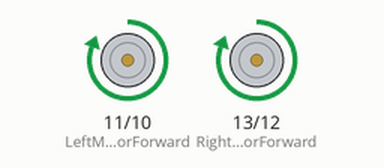
This sketch was run on a simulated Arduino Uno, built with avr-gcc and run on an emulated ATmega328P. Parts: motor-driver pin pairs drawn as motors (green arrow = first pin HIGH = forward, orange = second pin HIGH = backward, longer = more drive).

Above: at 2.5 s.
At 5.5 s:
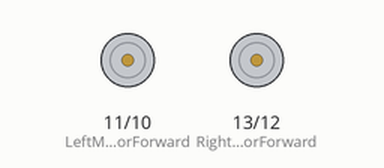
Timing chart, 0 to 7.8 s (numbered marks = the images above):
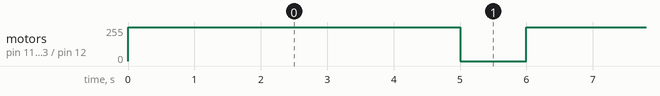

Measured:
- by itself, motor on pin 11 (LeftMotorForward) / pin 10 (LeftMotorReverse), motor on pin 13 (RightMotorForward) / pin 12 (RightMotorReverse): alternates forward 255/255 for 5.0 s and stopped for 1.0 s

The sketch:

sketch_l293d_forward.ino
```cpp
/*
Pin 4 ,Pin 5,Pin 12 and Pin 13 from L293D Chip Connect to Ground (Negative On Breadboard)

Pin 1,Pin 9 and Pin 16 from L293D Chip Connect to 5 Volts (Positive On Breadboard)

Pin 8 from L293D Chip Connects to 6 Volts (Positive On Breadboard)

Pin 3 from L293D Chip Connects to Right Motor positive
Pin 6 from L293D Chip Connects to Right Motor negative

Pin 11 from L293D Chip Connects to Left Motor Positive
Pin 14 from L293D Chip Connects to Left Motor Negative

Output pins on Arduino to control Right Motor :
Pin 2 from L293D Chip Connects to Output Pin on Arduino 13
Pin 7 from L293D Chip Connects to Output Pin on Arduino 12

Output pins on Arduino to control Left Motor :
Pin 10 from L293D Chip Connects to Output Pin on Arduino 10
Pin 15 from L293D Chip Connects to Output Pin on Arduino11

*/
int LeftMotorForward = 11; // Pin 10 has Left Motor connected on Arduino boards.
int LeftMotorReverse = 10; // Pin 9 has Left Motor connected on Arduino boards.

int RightMotorForward = 13; // Pin 12 has Right Motor connected on Arduino boards.
int RightMotorReverse = 12; // Pin 13 has Right Motor connected on Arduino boards.


void setup()
{
  pinMode(LeftMotorForward, OUTPUT);  // initialize the  pin as an output.
  pinMode(RightMotorForward, OUTPUT);  // initialize the  pin as an output.
  pinMode(LeftMotorReverse, OUTPUT);  // initialize the  pin as an output.
  pinMode(RightMotorReverse, OUTPUT);  // initialize the  pin as an output.
}

// The following Loop is to make the Robot go staright
void loop()

{
   digitalWrite(RightMotorForward, HIGH);   // turn the Right Motor ON
   digitalWrite(LeftMotorForward, HIGH);   // turn the Left Motor ON
   delay(5000);               // wait for  10 seconds

   digitalWrite(RightMotorForward,LOW);   // turn the Right Motor OFF
   digitalWrite(LeftMotorForward, LOW);   // turn the Left Motor OFF
   delay(1000);               // wait for  10 seconds
}
```
